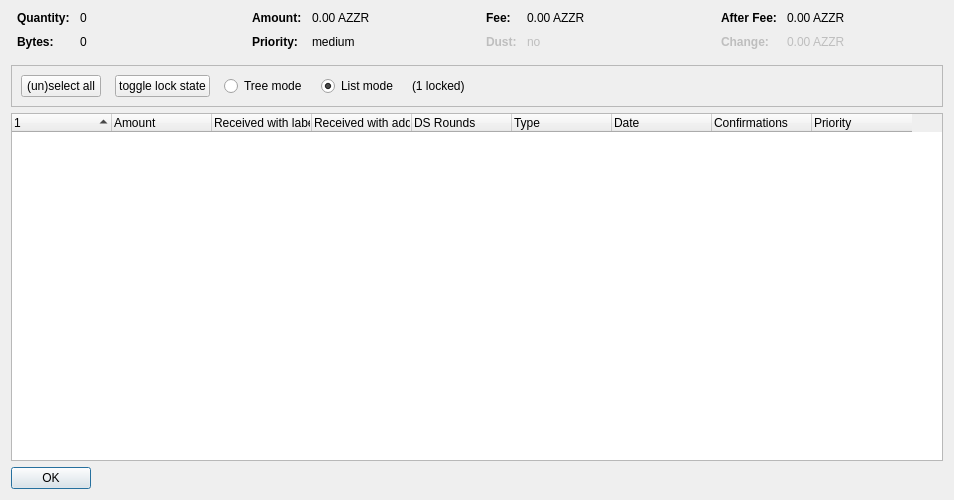
<?xml version="1.0" encoding="UTF-8"?>
<ui version="4.0">
 <class>CoinControlDialog</class>
 <widget class="QDialog" name="CoinControlDialog">
  <property name="geometry">
   <rect>
    <x>0</x>
    <y>0</y>
    <width>954</width>
    <height>500</height>
   </rect>
  </property>
  <property name="windowTitle">
   <string>Coin Selection</string>
  </property>
  <layout class="QVBoxLayout" name="verticalLayout">
   <item>
    <layout class="QHBoxLayout" name="horizontalLayoutTop" stretch="0,0,0,0">
     <property name="topMargin">
      <number>0</number>
     </property>
     <property name="bottomMargin">
      <number>10</number>
     </property>
     <item>
      <layout class="QFormLayout" name="formLayoutCoinControl1">
       <property name="horizontalSpacing">
        <number>10</number>
       </property>
       <property name="verticalSpacing">
        <number>10</number>
       </property>
       <property name="leftMargin">
        <number>6</number>
       </property>
       <property name="rightMargin">
        <number>6</number>
       </property>
       <item row="0" column="0">
        <widget class="QLabel" name="labelCoinControlQuantityText">
         <property name="font">
          <font>
           <weight>75</weight>
           <bold>true</bold>
          </font>
         </property>
         <property name="text">
          <string>Quantity:</string>
         </property>
        </widget>
       </item>
       <item row="0" column="1">
        <widget class="QLabel" name="labelCoinControlQuantity">
         <property name="cursor">
          <cursorShape>IBeamCursor</cursorShape>
         </property>
         <property name="contextMenuPolicy">
          <enum>Qt::ActionsContextMenu</enum>
         </property>
         <property name="text">
          <string notr="true">0</string>
         </property>
         <property name="textInteractionFlags">
          <set>Qt::LinksAccessibleByMouse|Qt::TextSelectableByKeyboard|Qt::TextSelectableByMouse</set>
         </property>
        </widget>
       </item>
       <item row="1" column="0">
        <widget class="QLabel" name="labelCoinControlBytesText">
         <property name="font">
          <font>
           <weight>75</weight>
           <bold>true</bold>
          </font>
         </property>
         <property name="text">
          <string>Bytes:</string>
         </property>
        </widget>
       </item>
       <item row="1" column="1">
        <widget class="QLabel" name="labelCoinControlBytes">
         <property name="cursor">
          <cursorShape>IBeamCursor</cursorShape>
         </property>
         <property name="contextMenuPolicy">
          <enum>Qt::ActionsContextMenu</enum>
         </property>
         <property name="text">
          <string notr="true">0</string>
         </property>
         <property name="textInteractionFlags">
          <set>Qt::LinksAccessibleByMouse|Qt::TextSelectableByKeyboard|Qt::TextSelectableByMouse</set>
         </property>
        </widget>
       </item>
      </layout>
     </item>
     <item>
      <layout class="QFormLayout" name="formLayoutCoinControl2">
       <property name="horizontalSpacing">
        <number>10</number>
       </property>
       <property name="verticalSpacing">
        <number>10</number>
       </property>
       <property name="leftMargin">
        <number>6</number>
       </property>
       <property name="rightMargin">
        <number>6</number>
       </property>
       <item row="0" column="0">
        <widget class="QLabel" name="labelCoinControlAmountText">
         <property name="font">
          <font>
           <weight>75</weight>
           <bold>true</bold>
          </font>
         </property>
         <property name="text">
          <string>Amount:</string>
         </property>
        </widget>
       </item>
       <item row="0" column="1">
        <widget class="QLabel" name="labelCoinControlAmount">
         <property name="cursor">
          <cursorShape>IBeamCursor</cursorShape>
         </property>
         <property name="contextMenuPolicy">
          <enum>Qt::ActionsContextMenu</enum>
         </property>
         <property name="text">
          <string notr="true">0.00 AZZR</string>
         </property>
         <property name="textInteractionFlags">
          <set>Qt::LinksAccessibleByMouse|Qt::TextSelectableByKeyboard|Qt::TextSelectableByMouse</set>
         </property>
        </widget>
       </item>
       <item row="1" column="0">
        <widget class="QLabel" name="labelCoinControlPriorityText">
         <property name="font">
          <font>
           <weight>75</weight>
           <bold>true</bold>
          </font>
         </property>
         <property name="text">
          <string>Priority:</string>
         </property>
        </widget>
       </item>
       <item row="1" column="1">
        <widget class="QLabel" name="labelCoinControlPriority">
         <property name="cursor">
          <cursorShape>IBeamCursor</cursorShape>
         </property>
         <property name="contextMenuPolicy">
          <enum>Qt::ActionsContextMenu</enum>
         </property>
         <property name="text">
          <string>medium</string>
         </property>
         <property name="textInteractionFlags">
          <set>Qt::LinksAccessibleByMouse|Qt::TextSelectableByKeyboard|Qt::TextSelectableByMouse</set>
         </property>
        </widget>
       </item>
      </layout>
     </item>
     <item>
      <layout class="QFormLayout" name="formLayoutCoinControl3">
       <property name="horizontalSpacing">
        <number>10</number>
       </property>
       <property name="verticalSpacing">
        <number>10</number>
       </property>
       <property name="leftMargin">
        <number>6</number>
       </property>
       <property name="rightMargin">
        <number>6</number>
       </property>
       <item row="0" column="0">
        <widget class="QLabel" name="labelCoinControlFeeText">
         <property name="font">
          <font>
           <weight>75</weight>
           <bold>true</bold>
          </font>
         </property>
         <property name="text">
          <string>Fee:</string>
         </property>
        </widget>
       </item>
       <item row="0" column="1">
        <widget class="QLabel" name="labelCoinControlFee">
         <property name="cursor">
          <cursorShape>IBeamCursor</cursorShape>
         </property>
         <property name="contextMenuPolicy">
          <enum>Qt::ActionsContextMenu</enum>
         </property>
         <property name="text">
          <string notr="true">0.00 AZZR</string>
         </property>
         <property name="textInteractionFlags">
          <set>Qt::LinksAccessibleByMouse|Qt::TextSelectableByKeyboard|Qt::TextSelectableByMouse</set>
         </property>
        </widget>
       </item>
       <item row="1" column="0">
        <widget class="QLabel" name="labelCoinControlLowOutputText">
         <property name="enabled">
          <bool>false</bool>
         </property>
         <property name="font">
          <font>
           <weight>75</weight>
           <bold>true</bold>
          </font>
         </property>
         <property name="text">
          <string>Dust:</string>
         </property>
        </widget>
       </item>
       <item row="1" column="1">
        <widget class="QLabel" name="labelCoinControlLowOutput">
         <property name="enabled">
          <bool>false</bool>
         </property>
         <property name="cursor">
          <cursorShape>IBeamCursor</cursorShape>
         </property>
         <property name="contextMenuPolicy">
          <enum>Qt::ActionsContextMenu</enum>
         </property>
         <property name="text">
          <string>no</string>
         </property>
         <property name="textInteractionFlags">
          <set>Qt::LinksAccessibleByMouse|Qt::TextSelectableByKeyboard|Qt::TextSelectableByMouse</set>
         </property>
        </widget>
       </item>
      </layout>
     </item>
     <item>
      <layout class="QFormLayout" name="formLayoutCoinControl4">
       <property name="horizontalSpacing">
        <number>10</number>
       </property>
       <property name="verticalSpacing">
        <number>10</number>
       </property>
       <property name="leftMargin">
        <number>6</number>
       </property>
       <property name="rightMargin">
        <number>6</number>
       </property>
       <item row="0" column="0">
        <widget class="QLabel" name="labelCoinControlAfterFeeText">
         <property name="font">
          <font>
           <weight>75</weight>
           <bold>true</bold>
          </font>
         </property>
         <property name="text">
          <string>After Fee:</string>
         </property>
        </widget>
       </item>
       <item row="0" column="1">
        <widget class="QLabel" name="labelCoinControlAfterFee">
         <property name="cursor">
          <cursorShape>IBeamCursor</cursorShape>
         </property>
         <property name="contextMenuPolicy">
          <enum>Qt::ActionsContextMenu</enum>
         </property>
         <property name="text">
          <string notr="true">0.00 AZZR</string>
         </property>
         <property name="textInteractionFlags">
          <set>Qt::LinksAccessibleByMouse|Qt::TextSelectableByKeyboard|Qt::TextSelectableByMouse</set>
         </property>
        </widget>
       </item>
       <item row="1" column="0">
        <widget class="QLabel" name="labelCoinControlChangeText">
         <property name="enabled">
          <bool>false</bool>
         </property>
         <property name="font">
          <font>
           <weight>75</weight>
           <bold>true</bold>
          </font>
         </property>
         <property name="text">
          <string>Change:</string>
         </property>
        </widget>
       </item>
       <item row="1" column="1">
        <widget class="QLabel" name="labelCoinControlChange">
         <property name="enabled">
          <bool>false</bool>
         </property>
         <property name="cursor">
          <cursorShape>IBeamCursor</cursorShape>
         </property>
         <property name="contextMenuPolicy">
          <enum>Qt::ActionsContextMenu</enum>
         </property>
         <property name="text">
          <string notr="true">0.00 AZZR</string>
         </property>
         <property name="textInteractionFlags">
          <set>Qt::LinksAccessibleByMouse|Qt::TextSelectableByKeyboard|Qt::TextSelectableByMouse</set>
         </property>
        </widget>
       </item>
      </layout>
     </item>
    </layout>
   </item>
   <item>
    <widget class="QFrame" name="frame">
     <property name="minimumSize">
      <size>
       <width>0</width>
       <height>40</height>
      </size>
     </property>
     <property name="frameShape">
      <enum>QFrame::StyledPanel</enum>
     </property>
     <property name="frameShadow">
      <enum>QFrame::Sunken</enum>
     </property>
     <layout class="QHBoxLayout" name="horizontalLayout">
      <item>
       <layout class="QHBoxLayout" name="horizontalLayoutPanel" stretch="0,0,0,0,0,0">
        <property name="spacing">
         <number>14</number>
        </property>
        <item>
         <widget class="QPushButton" name="pushButtonSelectAll">
          <property name="sizePolicy">
           <sizepolicy hsizetype="Maximum" vsizetype="Fixed">
            <horstretch>0</horstretch>
            <verstretch>0</verstretch>
           </sizepolicy>
          </property>
          <property name="text">
           <string>(un)select all</string>
          </property>
          <property name="autoDefault">
           <bool>false</bool>
          </property>
         </widget>
        </item>
        <item>
         <widget class="QPushButton" name="pushButtonToggleLock">
          <property name="sizePolicy">
           <sizepolicy hsizetype="Maximum" vsizetype="Fixed">
            <horstretch>0</horstretch>
            <verstretch>0</verstretch>
           </sizepolicy>
          </property>
          <property name="text">
           <string>toggle lock state</string>
          </property>
          <property name="autoDefault">
           <bool>false</bool>
          </property>
         </widget>
        </item>
        <item>
         <widget class="QRadioButton" name="radioTreeMode">
          <property name="sizePolicy">
           <sizepolicy hsizetype="Maximum" vsizetype="Fixed">
            <horstretch>0</horstretch>
            <verstretch>0</verstretch>
           </sizepolicy>
          </property>
          <property name="text">
           <string>Tree mode</string>
          </property>
         </widget>
        </item>
        <item>
         <widget class="QRadioButton" name="radioListMode">
          <property name="sizePolicy">
           <sizepolicy hsizetype="Maximum" vsizetype="Fixed">
            <horstretch>0</horstretch>
            <verstretch>0</verstretch>
           </sizepolicy>
          </property>
          <property name="text">
           <string>List mode</string>
          </property>
          <property name="checked">
           <bool>true</bool>
          </property>
         </widget>
        </item>
        <item>
         <widget class="QLabel" name="labelLocked">
          <property name="text">
           <string>(1 locked)</string>
          </property>
         </widget>
        </item>
        <item>
         <spacer name="horizontalSpacer">
          <property name="orientation">
           <enum>Qt::Horizontal</enum>
          </property>
          <property name="sizeHint" stdset="0">
           <size>
            <width>40</width>
            <height>20</height>
           </size>
          </property>
         </spacer>
        </item>
       </layout>
      </item>
     </layout>
    </widget>
   </item>
   <item>
    <widget class="CoinControlTreeWidget" name="treeWidget">
     <property name="contextMenuPolicy">
      <enum>Qt::CustomContextMenu</enum>
     </property>
     <property name="sortingEnabled">
      <bool>false</bool>
     </property>
     <property name="columnCount">
      <number>9</number>
     </property>
     <attribute name="headerShowSortIndicator" stdset="0">
      <bool>true</bool>
     </attribute>
     <attribute name="headerStretchLastSection">
      <bool>false</bool>
     </attribute>
     <column>
      <property name="text">
       <string/>
      </property>
     </column>
     <column>
      <property name="text">
       <string>Amount</string>
      </property>
     </column>
     <column>
      <property name="text">
       <string>Received with label</string>
      </property>
     </column>
     <column>
      <property name="text">
       <string>Received with address</string>
      </property>
     </column>
     <column>
      <property name="text">
       <string>DS Rounds</string>
      </property>
     </column>
     <column>
      <property name="text">
        <string>Type</string>
      </property>
     </column>
     <column>
      <property name="text">  
       <string>Date</string>
      </property>
     </column>
     <column>
      <property name="text">
       <string>Confirmations</string>
      </property>
      <property name="toolTip">
       <string>Confirmed</string>
      </property>
     </column>
     <column>
      <property name="text">
       <string>Priority</string>
      </property>
     </column>
    </widget>
   </item>
   <item>
    <widget class="QDialogButtonBox" name="buttonBox">
     <property name="sizePolicy">
      <sizepolicy hsizetype="Maximum" vsizetype="Fixed">
       <horstretch>0</horstretch>
       <verstretch>0</verstretch>
      </sizepolicy>
     </property>
     <property name="orientation">
      <enum>Qt::Horizontal</enum>
     </property>
     <property name="standardButtons">
      <set>QDialogButtonBox::Ok</set>
     </property>
    </widget>
   </item>
  </layout>
 </widget>
 <customwidgets>
  <customwidget>
   <class>CoinControlTreeWidget</class>
   <extends>QTreeWidget</extends>
   <header>coincontroltreewidget.h</header>
  </customwidget>
 </customwidgets>
 <resources/>
 <connections/>
</ui>
